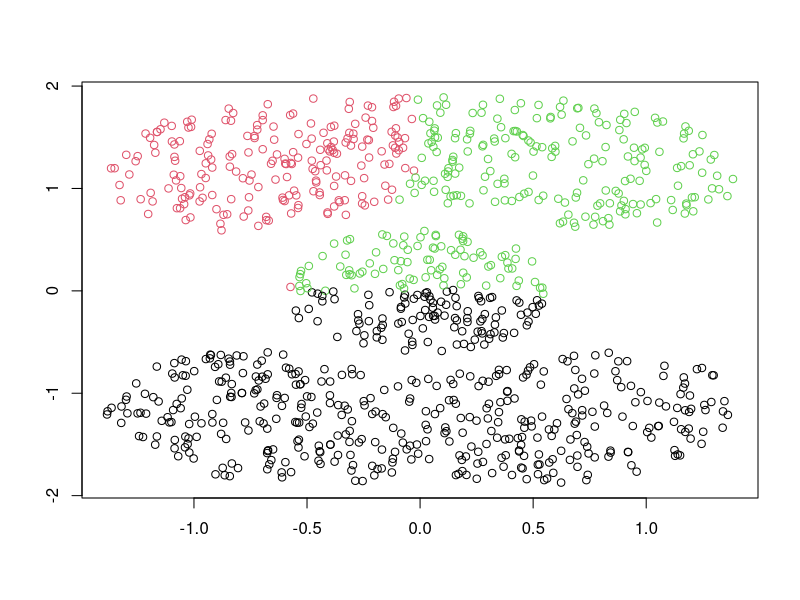
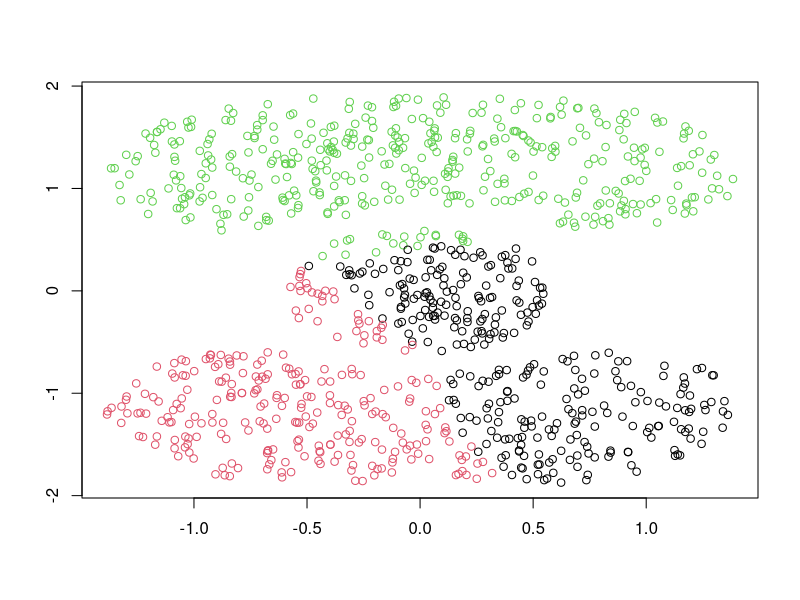

Source code (R) for these figures, in order:
library(clue)


### Name: cl_bag
### Title: Bagging for Clustering
### Aliases: cl_bag
### Keywords: cluster

### ** Examples

set.seed(1234)
## Run BagClust1 on the Cassini data.
data("Cassini")
party <- cl_bag(Cassini$x, 50, 3)
plot(Cassini$x, col = cl_class_ids(party), xlab = "", ylab = "")
## Actually, using fuzzy c-means as a base learner works much better:
if(require("e1071", quiet = TRUE)) {
    party <- cl_bag(Cassini$x, 20, 3, algorithm = "cmeans")
    plot(Cassini$x, col = cl_class_ids(party), xlab = "", ylab = "")
}
